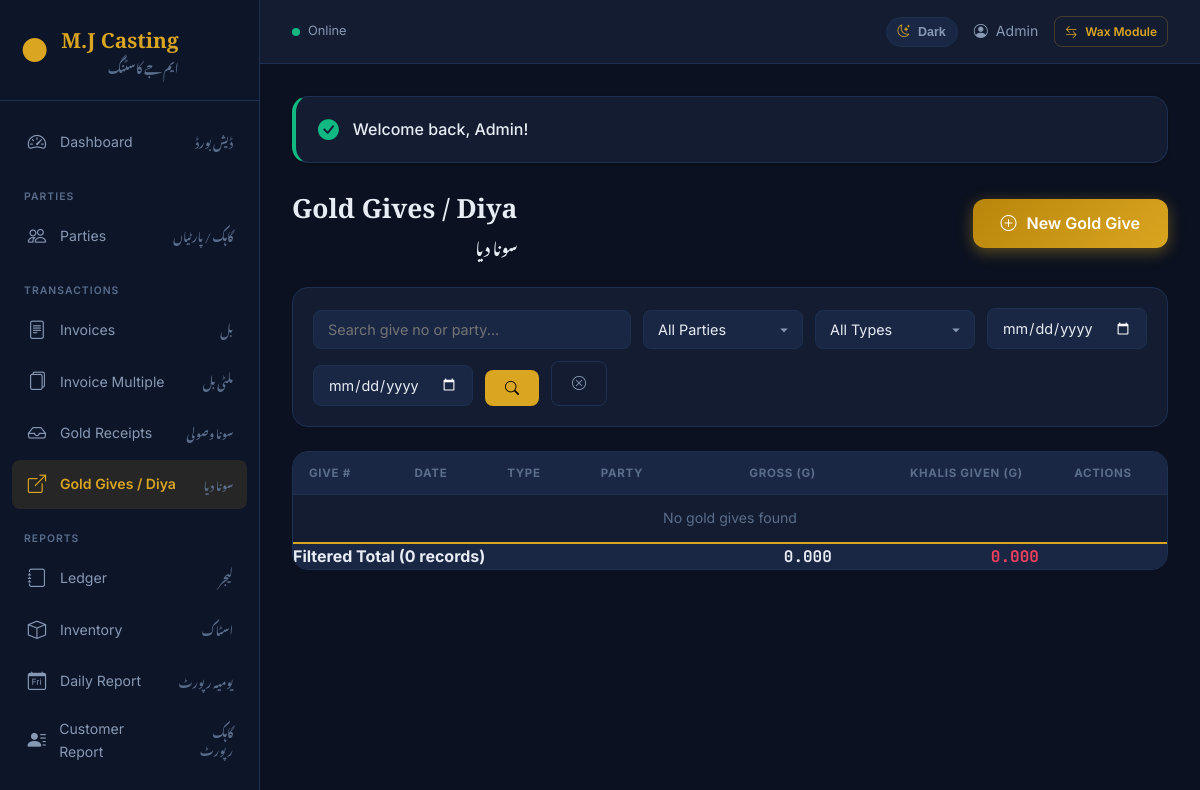
Before: /gold-gives/index.php (signed in) with the older database file.
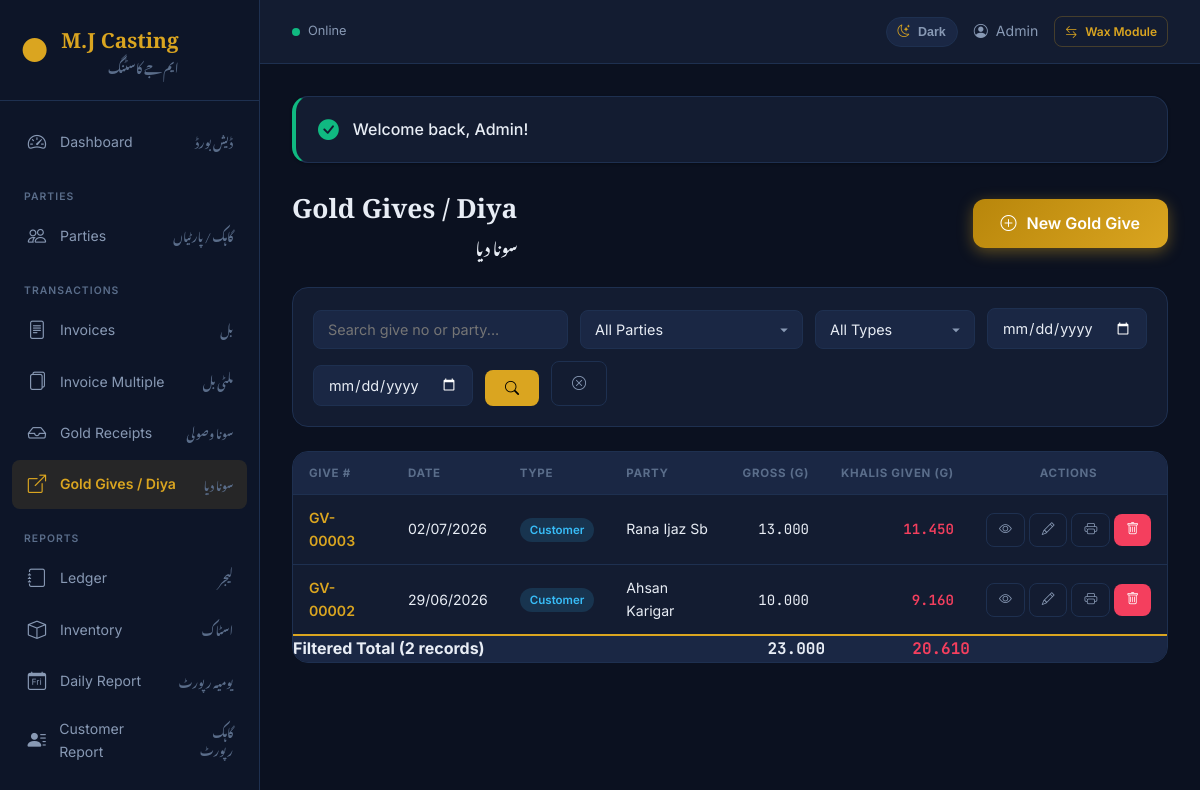
After: the same page with the newer database file.
### tables this page shows
CREATE TABLE `gold_gives` (
  `id` int(11) NOT NULL,
  `give_no` varchar(50) NOT NULL,
  `customer_id` int(11) NOT NULL,
  `give_type` enum('customer','dukandar','karigar') DEFAULT 'customer',
  `give_date` date NOT NULL,
  `total_gross_weight` decimal(10,3) DEFAULT 0.000,
  `total_khalis_weight` decimal(10,3) DEFAULT 0.000,
  `remarks` text DEFAULT NULL,
  `created_by` int(11) DEFAULT NULL,
  `updated_by` int(11) DEFAULT NULL,
  `created_at` timestamp NOT NULL DEFAULT current_timestamp(),
  `updated_at` timestamp NOT NULL DEFAULT current_timestamp() ON UPDATE current_timestamp(),
  `deleted_at` datetime DEFAULT NULL
);

CREATE TABLE `customers` (
  `id` int(11) NOT NULL,
  `name` varchar(100) NOT NULL,
  `phone` varchar(20) DEFAULT NULL,
  `cnic` varchar(30) DEFAULT NULL,
  `address` text DEFAULT NULL,
  `city` varchar(50) DEFAULT NULL,
  `opening_balance` decimal(15,2) DEFAULT 0.00,
  `status` enum('active','inactive') DEFAULT 'active',
  `party_type` enum('customer','dukandar','karigar') DEFAULT 'customer',
  `created_at` timestamp NOT NULL DEFAULT current_timestamp(),
  `updated_at` timestamp NOT NULL DEFAULT current_timestamp() ON UPDATE current_timestamp(),
  `deleted_at` datetime DEFAULT NULL
);

### config.php (called while the page is built, shortened)
<?php
function getBaseUrl(): string {
    $protocol = (!empty($_SERVER['HTTPS']) && $_SERVER['HTTPS'] !== 'off') ? 'https://' : 'http://';
    $host = $_SERVER['HTTP_HOST'] ?? 'localhost';
    $scriptPath = $_SERVER['SCRIPT_NAME'];
    $pos = strpos($scriptPath, '/mjcasting/');
    if ($pos !== false) {
        $basePath = substr($scriptPath, 0, $pos + strlen('/mjcasting/'));
    } else {
        $basePath = rtrim(dirname($scriptPath), '/\\') . '/';
    }
    return $protocol . $host . $basePath;
}
function url(string $path = ''): string {
    return getBaseUrl() . ltrim($path, '/');
}
function query(string $key, $default = null) {
    return $_GET[$key] ?? $default;
}
function formatDate(string $date, string $format = 'd/m/Y'): string {
    $ts = strtotime($date);
    return $ts ? date($format, $ts) : $date;
}

### gold-gives/index.php (the view, shortened to what the changed rows need)
<?php
require_once __DIR__ . '/../config.php';
$db = getDB();
$page = max(1, (int) query('page', 1));
$perPage = 25;
$countSql = "SELECT COUNT(*) FROM gold_gives g LEFT JOIN customers c ON c.id = g.customer_id WHERE g.deleted_at IS NULL";
$sql = "SELECT g.*, c.name as customer_name FROM gold_gives g LEFT JOIN customers c ON c.id = g.customer_id WHERE g.deleted_at IS NULL";
$params = [];
$total = $db->prepare($countSql);
$total->execute($params);
$totalCount = (int)$total->fetchColumn();
$lastPage = max(1, (int)ceil($totalCount / $perPage));
$page = min($page, $lastPage);
$offset = ($page - 1) * $perPage;
$totalsSql = str_replace(
    'SELECT g.*, c.name as customer_name',
    'SELECT COALESCE(SUM(g.total_gross_weight),0) AS total_gross, COALESCE(SUM(g.total_khalis_weight),0) AS total_khalis',
    $sql
);
$totalsStmt = $db->prepare($totalsSql);
$totalsStmt->execute($params);
$listTotals = $totalsStmt->fetch() ?: ['total_gross' => 0, 'total_khalis' => 0];
$sql .= " ORDER BY g.give_date DESC, g.id DESC LIMIT $perPage OFFSET $offset";
$stmt = $db->prepare($sql);
$stmt->execute($params);
$gives = $stmt->fetchAll();
require_once __DIR__ . '/../includes/header.php';
?>
<div class="page-header">
    <div class="page-title-group">
        <h1>Gold Gives / Diya</h1>
    </div>
</div>
<div class="table-container"><table>
    <thead><tr><th>Give #</th><th>Date</th><th>Type</th><th>Party</th><th class="text-right">Gross (g)</th><th class="text-right">Khalis Given (g)</th><th class="text-center">Actions</th></tr></thead>
    <tbody>
    <?php if (empty($gives)): ?><tr><td colspan="7" class="text-center text-muted">No gold gives found</td></tr><?php else: foreach ($gives as $g): ?>
        <tr>
            <td><a href="<?= url('gold-gives/show.php?id=' . $g['id']) ?>" style="color:var(--gold-primary);text-decoration:none;font-weight:600;"><?= htmlspecialchars($g['give_no']) ?></a></td>
            <td><?= formatDate($g['give_date']) ?></td>
            <td><span class="badge bg-info"><?= ucfirst($g['give_type']) ?></span></td>
            <td><?= htmlspecialchars($g['customer_name'] ?? 'N/A') ?></td>
            <td class="text-right mono"><?= number_format($g['total_gross_weight'], 3) ?></td>
            <td class="text-right mono text-danger" style="font-weight:600;"><?= number_format($g['total_khalis_weight'], 3) ?></td>
            <td class="text-center" style="white-space:nowrap;"><a href="<?= url('gold-gives/show.php?id=' . $g['id']) ?>" class="btn btn-sm btn-outline" title="View"><i class="bi bi-eye"></i></a> <a href="<?= url('gold-gives/edit.php?id=' . $g['id']) ?>" class="btn btn-sm btn-outline" title="Edit"><i class="bi bi-pencil"></i></a> <a href="<?= url('gold-gives/print.php?id=' . $g['id']) ?>" class="btn btn-sm btn-outline" title="Print"><i class="bi bi-printer"></i></a> <a href="<?= url('gold-gives/delete.php?id=' . $g['id']) ?>" class="btn btn-sm btn-danger" title="Delete" onclick="return confirm('Delete gold give <?= htmlspecialchars($g['give_no']) ?>?')"><i class="bi bi-trash"></i></a></td>
        </tr>
    <?php endforeach; endif; ?>
    </tbody>
    <tfoot><tr style="font-weight:700;background:var(--bg-surface);border-top:2px solid var(--gold-primary);"><td colspan="4">Filtered Total (<?= number_format((float)$totalCount) ?> records)</td><td class="text-right mono"><?= number_format($listTotals['total_gross'], 3) ?></td><td class="text-right mono text-danger"><?= number_format($listTotals['total_khalis'], 3) ?></td><td></td></tr></tfoot>
</table></div>
<?php require_once __DIR__ . '/../includes/footer.php'; ?>

Changed rows visible on the page:
added gold_gives: give_no "GV-00003", give_date "02/07/2026", give_type "Customer", customer.name "Rana Ijaz Sb", total_gross_weight "13.000", total_khalis_weight "11.450"
added gold_gives: give_no "GV-00002", give_date "29/06/2026", give_type "Customer", customer.name "Ahsan Karigar", total_gross_weight "10.000", total_khalis_weight "9.160"
Other visible differences:
$totalCount: "0" → "2"
$listTotals['total_gross']: "0.000" → "23.000"
$listTotals['total_khalis']: "0.000" → "20.610"
text no longer shown: "No gold gives found"
